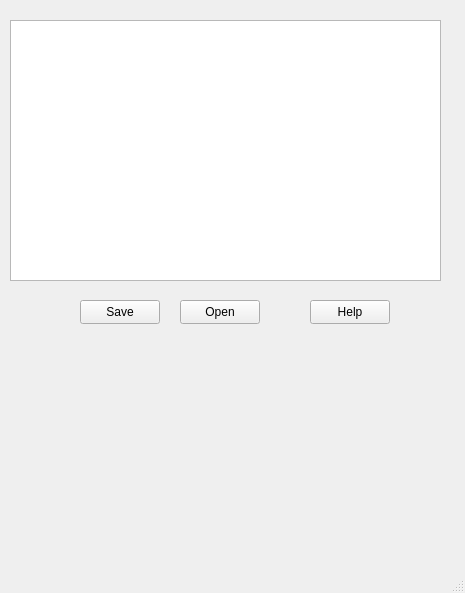
<?xml version="1.0" encoding="UTF-8"?>
<ui version="4.0">
 <class>MainWindow</class>
 <widget class="QMainWindow" name="MainWindow">
  <property name="geometry">
   <rect>
    <x>0</x>
    <y>0</y>
    <width>465</width>
    <height>593</height>
   </rect>
  </property>
  <property name="windowTitle">
   <string>MainWindow</string>
  </property>
  <widget class="QWidget" name="centralwidget">
   <widget class="QPlainTextEdit" name="plainTextEdit">
    <property name="geometry">
     <rect>
      <x>10</x>
      <y>20</y>
      <width>431</width>
      <height>261</height>
     </rect>
    </property>
   </widget>
   <widget class="QWidget" name="widget" native="true">
    <property name="geometry">
     <rect>
      <x>10</x>
      <y>290</y>
      <width>431</width>
      <height>71</height>
     </rect>
    </property>
    <widget class="QPushButton" name="pushButton_save">
     <property name="geometry">
      <rect>
       <x>70</x>
       <y>10</y>
       <width>80</width>
       <height>24</height>
      </rect>
     </property>
     <property name="text">
      <string>Save</string>
     </property>
    </widget>
    <widget class="QPushButton" name="pushButton_open">
     <property name="geometry">
      <rect>
       <x>170</x>
       <y>10</y>
       <width>80</width>
       <height>24</height>
      </rect>
     </property>
     <property name="text">
      <string>Open</string>
     </property>
    </widget>
    <widget class="QPushButton" name="pushButton_help">
     <property name="geometry">
      <rect>
       <x>300</x>
       <y>10</y>
       <width>80</width>
       <height>24</height>
      </rect>
     </property>
     <property name="text">
      <string>Help</string>
     </property>
    </widget>
   </widget>
  </widget>
  <widget class="QMenuBar" name="menubar">
   <property name="geometry">
    <rect>
     <x>0</x>
     <y>0</y>
     <width>465</width>
     <height>21</height>
    </rect>
   </property>
  </widget>
  <widget class="QStatusBar" name="statusbar"/>
 </widget>
 <resources/>
 <connections/>
</ui>
